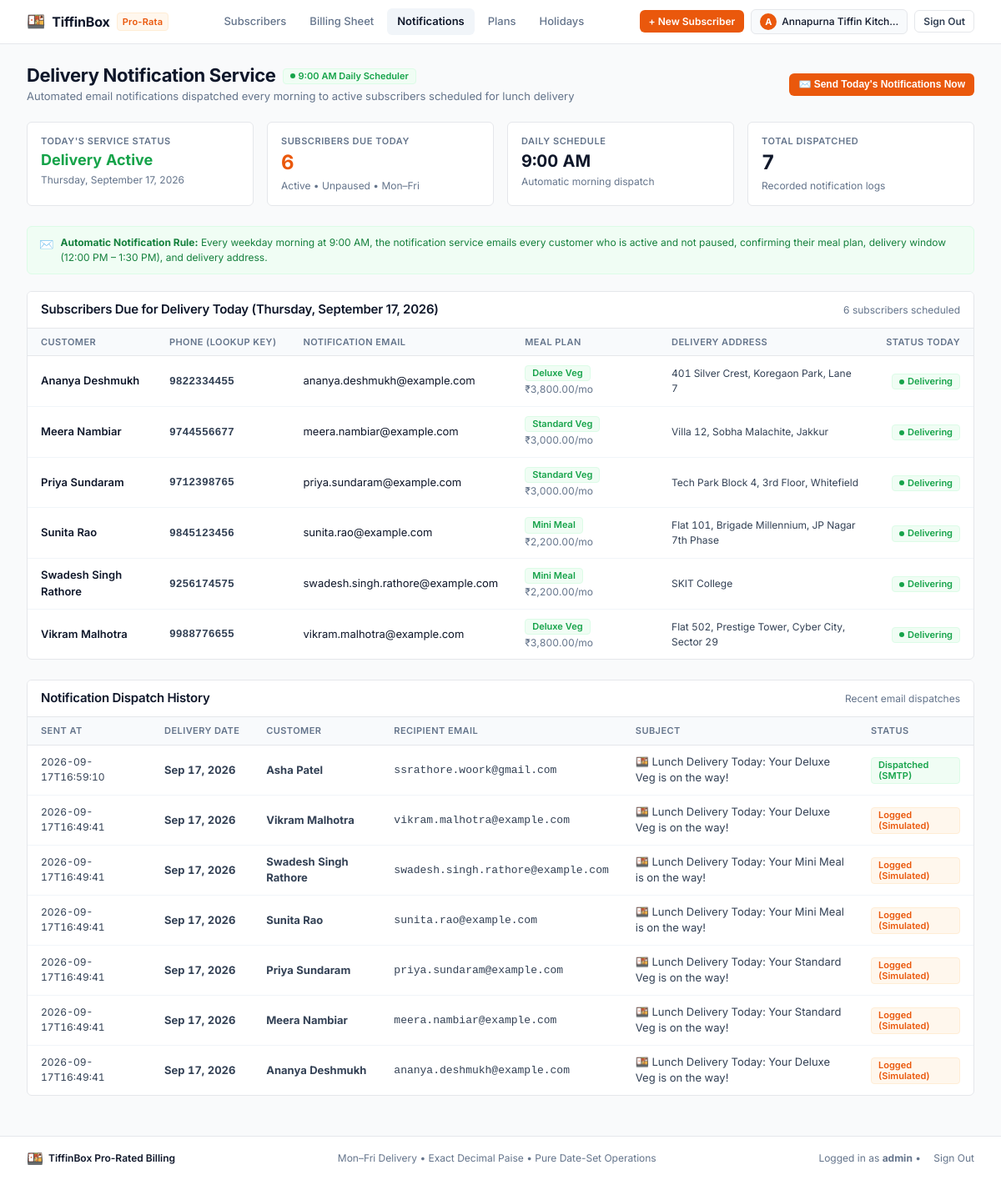
/notifications (signed in), run on the app's committed database.
### tables this page shows
CREATE TABLE owners (          -- business owner accounts
  id INTEGER PRIMARY KEY AUTOINCREMENT,
  username TEXT UNIQUE NOT NULL,
  email TEXT UNIQUE NOT NULL,
  password_hash TEXT NOT NULL,
  business_name TEXT NOT NULL,
  created_at TEXT NOT NULL
);

CREATE TABLE customers (
  id INTEGER PRIMARY KEY AUTOINCREMENT,
  phone TEXT UNIQUE NOT NULL,                -- normalised 10-digit; the lookup key
  name TEXT NOT NULL,
  address TEXT,
  plan_id INTEGER NOT NULL REFERENCES plans(id),
  start_date TEXT NOT NULL,                  -- ISO YYYY-MM-DD
  end_date TEXT,                             -- NULL = ongoing
  created_at TEXT NOT NULL
, email TEXT);

CREATE TABLE plans (
  id INTEGER PRIMARY KEY AUTOINCREMENT,
  code TEXT UNIQUE NOT NULL,
  name TEXT NOT NULL,
  monthly_price_paise INTEGER NOT NULL,      -- money as integer paise, never REAL
  is_active INTEGER NOT NULL DEFAULT 1
);

CREATE TABLE notification_logs (
  id INTEGER PRIMARY KEY AUTOINCREMENT,
  customer_id INTEGER NOT NULL REFERENCES customers(id),
  recipient_email TEXT NOT NULL,
  subject TEXT NOT NULL,
  delivery_date TEXT NOT NULL,
  status TEXT NOT NULL,                      -- 'sent', 'logged', 'failed'
  details TEXT,
  sent_at TEXT NOT NULL
);

### app.py (the view)
    @app.route("/notifications")
    @login_required
    def notifications_view():
        today = date.today()
        is_delivery, reason, eligible_customers = get_customers_due_delivery_today(today)
        logs = get_recent_notification_logs(limit=50)
        scheduler_info = get_scheduler_info()
        return render_template(
            "notifications.html",
            is_delivery_day=is_delivery,
            status_reason=reason,
            eligible_customers=eligible_customers,
            logs=logs,
            today_formatted=today.strftime("%A, %B %d, %Y"),
            scheduler_info=scheduler_info,
        )

### app.py (called while the page is built)
def login_required(f):
    @wraps(f)
    def decorated_function(*args, **kwargs):
        if not session.get("owner_id"):
            flash("Please sign in to access the owner portal.", "warning")
            return redirect(url_for("owner_login", next=request.url))
        return f(*args, **kwargs)
    return decorated_function

### tiffin/billing.py (called while the page is built)
def status_on(customer: Customer, pauses: Iterable[Pause], on_date: date) -> Status:
    if on_date < customer.start_date:
        return Status.NOT_STARTED
    if customer.end_date is not None and on_date > customer.end_date:
        return Status.ENDED
    for p in pauses:
        if p.end_date is None:
            if on_date >= p.start_date:
                return Status.PAUSED
        else:
            if p.start_date <= on_date <= p.end_date:
                return Status.PAUSED
    return Status.ACTIVE

### tiffin/db.py (called while the page is built)
def get_db_path(custom_path: Optional[str] = None) -> str:
    if custom_path:
        return custom_path
    if has_app_context() and current_app and "DATABASE" in current_app.config:
        return current_app.config["DATABASE"]
    return os.path.join(os.getcwd(), DEFAULT_DB_FILENAME)

def get_db(custom_path: Optional[str] = None) -> sqlite3.Connection:
    db_path = get_db_path(custom_path)
    if has_app_context():
        if "_database" not in g:
            conn = sqlite3.connect(db_path)
            conn.row_factory = sqlite3.Row
            conn.execute("PRAGMA foreign_keys = ON;")
            g._database = conn
        return g._database
    conn = sqlite3.connect(db_path)
    conn.row_factory = sqlite3.Row
    conn.execute("PRAGMA foreign_keys = ON;")
    return conn

### tiffin/models.py (called while the page is built)
    @property
    def monthly_price_formatted(self) -> str:
        return f"₹{self.monthly_price_paise / 100:,.2f}"

### tiffin/notifications.py (called while the page is built, shortened)
def is_delivery_weekday(d: date) -> bool:
    return d.weekday() < 5

def get_customers_due_delivery_today(
    on_date: Optional[date] = None,
) -> tuple[bool, str, list[Customer]]:
    check_date = on_date or date.today()
    holidays = get_holiday_dates()
    all_customers = get_customers()
    eligible: list[Customer] = []
    for cust in all_customers:
        pauses = get_pauses_for_customer(cust.id)  # type: ignore
        status = status_on(cust, pauses, check_date)
        if status == Status.ACTIVE:
            eligible.append(cust)
    return (
        True,
        f"Delivery scheduled for {len(eligible)} active subscribers.",
        eligible,
    )

### templates/notifications.html (shortened to what this page needs)
{% extends "base.html" %}
{% block content %}
<div class="page-header">
  <div class="page-title-group">
    <div style="display: flex; align-items: center; gap: 8px; flex-wrap: wrap;">
      <h1>Delivery Notification Service</h1>
      <span class="badge badge-active">
        <span class="badge-dot"></span> 9:00 AM Daily Scheduler
      </span>
    </div>
    <p class="page-subtitle">
      Automated email notifications dispatched every morning to active subscribers scheduled for lunch delivery
    </p>
  </div>
  <div class="page-actions">
    <form action="{{ url_for('send_notifications_today') }}" method="POST" style="display: inline;">
      <button type="submit" class="btn btn-primary btn-sm" onclick="return confirm('Send 9:00 AM delivery notification emails to all subscribers due today?');">
        ✉️ Send Today's Notifications Now
      </button>
    </form>
  </div>
</div>
<div class="stat-grid">
  <div class="stat-card">
    <div class="stat-title">Today's Service Status</div>
    <div class="stat-value" style="font-size: 18px; color: {% if is_delivery_day %}var(--state-success){% else %}var(--state-warning){% endif %};">
      {% if is_delivery_day %}
        Delivery Active
      {% else %}
        No Delivery
      {% endif %}
    </div>
    <div class="stat-meta">{{ today_formatted }}</div>
  </div>
  <div class="stat-card">
    <div class="stat-title">Subscribers Due Today</div>
    <div class="stat-value" style="color: var(--brand-primary);">
      {{ eligible_customers | length }}
    </div>
    <div class="stat-meta">Active &bull; Unpaused &bull; Mon–Fri</div>
  </div>
  <div class="stat-card">
    <div class="stat-title">Daily Schedule</div>
    <div class="stat-value" style="font-size: 20px;">9:00 AM</div>
    <div class="stat-meta">Automatic morning dispatch</div>
  </div>
  <div class="stat-card">
    <div class="stat-title">Total Dispatched</div>
    <div class="stat-value">{{ logs | length }}</div>
    <div class="stat-meta">Recorded notification logs</div>
  </div>
</div>
{% if not is_delivery_day %}
  <div class="alert alert-warning" style="margin-bottom: 20px;">
    <strong>ℹ️ Notice:</strong> {{ status_reason }}
  </div>
{% else %}
  <div class="guarantee-banner" style="margin-top: 0; margin-bottom: 20px;">
    <span style="font-size: 14px;">✉️</span>
    <div>
      <strong>Automatic Notification Rule:</strong> Every weekday morning at 9:00 AM, the notification service emails every customer who is active and not paused, confirming their meal plan, delivery window (12:00 PM &ndash; 1:30 PM), and delivery address.
    </div>
  </div>
{% endif %}
<div class="table-container">
  <div class="table-header-bar">
    <h2 class="table-title">Subscribers Due for Delivery Today ({{ today_formatted }})</h2>
    <span class="table-formula">
      {{ eligible_customers | length }} {{ 'subscriber' if (eligible_customers | length) == 1 else 'subscribers' }} scheduled
    </span>
  </div>
  {% if eligible_customers %}
    <div class="table-responsive">
      <table class="data-table">
        <thead>
          <tr>
            <th>Customer</th>
            <th>Phone (Lookup Key)</th>
            <th>Notification Email</th>
            <th>Meal Plan</th>
            <th>Delivery Address</th>
            <th style="text-align: right;">Status Today</th>
          </tr>
        </thead>
        <tbody>
          {% for c in eligible_customers %}
            <tr>
              <td>
                <a href="{{ url_for('customer_detail', phone=c.phone) }}" class="table-cell-title">
                  {{ c.name }}
                </a>
              </td>
              <td>
                <span style="font-family: monospace; font-weight: 600;">
                  {{ c.phone }}
                </span>
              </td>
              <td>
                <span style="color: var(--text-primary); font-size: 13px;">
                  {{ c.email or (c.name.lower().replace(' ', '.') ~ '@example.com') }}
                </span>
              </td>
              <td>
                <span class="badge badge-active">{{ c.plan.name if c.plan else 'Standard Veg' }}</span>
                <span class="table-cell-sub">{{ c.plan.monthly_price_formatted if c.plan else '' }}/mo</span>
              </td>
              <td class="table-cell-sub">
                {{ c.address or 'Standard Delivery Location' }}
              </td>
              <td style="text-align: right;">
                <span class="badge badge-active">
                  <span class="badge-dot"></span> Delivering
                </span>
              </td>
            </tr>
          {% endfor %}
        </tbody>
      </table>
    </div>
  {% else %}
    <div style="text-align: center; color: var(--text-muted); padding: 32px 16px; font-size: 13px;">
      No subscribers are scheduled for delivery today. Either it is a weekend/holiday, or all subscribers are currently paused.
    </div>
  {% endif %}
</div>
<div class="table-container">
  <div class="table-header-bar">
    <h2 class="table-title">Notification Dispatch History</h2>
    <span class="table-formula">Recent email dispatches</span>
  </div>
  {% if logs %}
    <div class="table-responsive">
      <table class="data-table">
        <thead>
          <tr>
            <th>Sent At</th>
            <th>Delivery Date</th>
            <th>Customer</th>
            <th>Recipient Email</th>
            <th>Subject</th>
            <th>Status</th>
          </tr>
        </thead>
        <tbody>
          {% for log in logs %}
            <tr>
              <td class="table-cell-sub">{{ log.sent_at[:19] if log.sent_at else '—' }}</td>
              <td><strong>{{ log.delivery_date.strftime('%b %d, %Y') }}</strong></td>
              <td><strong>{{ log.customer_name or 'Subscriber' }}</strong></td>
              <td><code>{{ log.recipient_email }}</code></td>
              <td>{{ log.subject }}</td>
              <td>
                {% if log.status == 'sent' %}
                  <span class="badge badge-active">Dispatched (SMTP)</span>
                {% elif log.status == 'logged' %}
                  <span class="badge badge-live">Logged (Simulated)</span>
                {% else %}
                  <span class="badge badge-ended">Failed</span>
                {% endif %}
              </td>
            </tr>
          {% endfor %}
        </tbody>
      </table>
    </div>
  {% else %}
    <div style="text-align: center; color: var(--text-muted); padding: 32px 16px; font-size: 13px;">
      No notification dispatch history yet. Click <strong>"Send Today's Notifications Now"</strong> above to dispatch the first batch!
    </div>
  {% endif %}
</div>
{% endblock %}

### templates/base.html (shortened to what this page needs)
<!DOCTYPE html>
<html lang="en">
<head>
  <link rel="stylesheet" href="{{ url_for('static', filename='style.css') }}">
</head>
<body>
  <header class="navbar">
    <div class="nav-container">
      <a href="{{ url_for('customer_portal') if current_customer else (url_for('customers_roster') if current_owner else url_for('landing_page')) }}" class="brand">
        <span class="brand-icon">🍱</span>
        <span class="brand-name">TiffinBox</span>
        <span class="brand-tag">Pro-Rata</span>
      </a>
      <nav>
        <ul class="nav-links">
          {% if current_customer %}
            <li>
              <a href="{{ url_for('customer_portal') }}" class="nav-link {% if request.endpoint == 'customer_portal' %}active{% endif %}">
                My Tiffin Portal
              </a>
            </li>
          {% elif current_owner %}
            <li>
              <a href="{{ url_for('customers_roster') }}" class="nav-link {% if request.endpoint in ['customers_roster', 'customer_detail'] %}active{% endif %}">
                Subscribers
              </a>
            </li>
            <li>
              <a href="{{ url_for('billing_sheet') }}" class="nav-link {% if request.endpoint == 'billing_sheet' %}active{% endif %}">
                Billing Sheet
              </a>
            </li>
            <li>
              <a href="{{ url_for('notifications_view') }}" class="nav-link {% if request.endpoint == 'notifications_view' %}active{% endif %}">
                Notifications
              </a>
            </li>
          {% endif %}
          <li>
            <a href="{{ url_for('plans_view') }}" class="nav-link {% if request.endpoint == 'plans_view' %}active{% endif %}">
              Plans
            </a>
          </li>
          <li>
            <a href="{{ url_for('holidays_view') }}" class="nav-link {% if request.endpoint == 'holidays_view' %}active{% endif %}">
              Holidays
            </a>
          </li>
        </ul>
      </nav>
      <div class="nav-actions">
        {% if current_owner %}
          <a href="{{ url_for('subscribe_customer') }}" class="btn btn-primary btn-sm">
            + New Subscriber
          </a>
          <div class="owner-badge" title="Logged in as {{ current_owner.username }}">
            <span class="owner-avatar">{{ current_owner.business_name[:1] | upper }}</span>
            <span class="owner-name">
              {{ current_owner.business_name }}
            </span>
          </div>
          <a href="{{ url_for('owner_logout') }}" class="btn btn-secondary btn-sm" title="Sign out">
            Sign Out
          </a>
        {% endif %}
      </div>
    </div>
  </header>
  <main class="main-content">
    {% block content %}{% endblock %}
  </main>
  <footer class="footer">
    <div class="footer-container">
      <div class="footer-brand">
        <span style="font-size: 1rem;">🍱</span>
        <span>TiffinBox Pro-Rated Billing</span>
      </div>
      <p class="footer-meta">
        Mon–Fri Delivery &bull; Exact Decimal Paise &bull; Pure Date-Set Operations
      </p>
      <div class="footer-links">
        {% if current_customer %}
          <span style="color: var(--text-muted);">Customer: <strong>{{ current_customer.name }}</strong> ({{ current_customer.phone }}) &bull;</span>
          <a href="{{ url_for('customer_portal') }}">My Portal</a>
          <a href="{{ url_for('customer_logout') }}">Sign Out</a>
        {% elif current_owner %}
          <span style="color: var(--text-muted);">Logged in as <strong>{{ current_owner.username }}</strong> &bull;</span>
          <a href="{{ url_for('owner_logout') }}">Sign Out</a>
        {% else %}
          <a href="{{ url_for('customer_login') }}">Customer Portal</a>
          <a href="{{ url_for('owner_login') }}">Kitchen Owner Login</a>
          <a href="{{ url_for('owner_signup') }}">Sign Up</a>
        {% endif %}
      </div>
    </div>
  </footer>
</body>
</html>

### data on the page
owners: business_name "A", business_name "Annapurna Tiffin Kitch…", username "admin"
customers: name "Ananya Deshmukh", phone "9822334455", email "ananya.deshmukh@example.com", plan "Deluxe Veg", plan "₹3,800.00", address "401 Silver Crest, Koregaon Park, Lane 7"
customers: name "Meera Nambiar", phone "9744556677", email "meera.nambiar@example.com", plan "Standard Veg", plan "₹3,000.00", address "Villa 12, Sobha Malachite, Jakkur"
customers: name "Priya Sundaram", phone "9712398765", email "priya.sundaram@example.com", plan "Standard Veg", plan "₹3,000.00", address "Tech Park Block 4, 3rd Floor, Whitefield"
customers: name "Sunita Rao", phone "9845123456", email "sunita.rao@example.com", plan "Mini Meal", plan "₹2,200.00", address "Flat 101, Brigade Millennium, JP Nagar 7th Phase"
customers: name "Swadesh Singh Rathore", phone "9256174575", email "swadesh.singh.rathore@example.com", plan "Mini Meal", plan "₹2,200.00", address "SKIT College"
customers: name "Vikram Malhotra", phone "9988776655", email "vikram.malhotra@example.com", plan "Deluxe Veg", plan "₹3,800.00", address "Flat 502, Prestige Tower, Cyber City, Sector 29"
notification_logs: sent_at "2026-09-17T16:59:10", delivery_date "Sep 17, 2026", name "Asha Patel", recipient_email "ssrathore.woork@gmail.com", subject "🍱 Lunch Delivery Today: Your Deluxe Veg is on the way!", status "Dispatched (SMTP)"
notification_logs: sent_at "2026-09-17T16:49:41", delivery_date "Sep 17, 2026", name "Vikram Malhotra", recipient_email "vikram.malhotra@example.com", subject "🍱 Lunch Delivery Today: Your Deluxe Veg is on the way!", status "Logged (Simulated)"
notification_logs: sent_at "2026-09-17T16:49:41", delivery_date "Sep 17, 2026", name "Swadesh Singh Rathore", recipient_email "swadesh.singh.rathore@example.com", subject "🍱 Lunch Delivery Today: Your Mini Meal is on the way!", status "Logged (Simulated)"
notification_logs: sent_at "2026-09-17T16:49:41", delivery_date "Sep 17, 2026", name "Sunita Rao", recipient_email "sunita.rao@example.com", subject "🍱 Lunch Delivery Today: Your Mini Meal is on the way!", status "Logged (Simulated)"
notification_logs: sent_at "2026-09-17T16:49:41", delivery_date "Sep 17, 2026", name "Priya Sundaram", recipient_email "priya.sundaram@example.com", subject "🍱 Lunch Delivery Today: Your Standard Veg is on the way!", status "Logged (Simulated)"
notification_logs: sent_at "2026-09-17T16:49:41", delivery_date "Sep 17, 2026", name "Meera Nambiar", recipient_email "meera.nambiar@example.com", subject "🍱 Lunch Delivery Today: Your Standard Veg is on the way!", status "Logged (Simulated)"
notification_logs: sent_at "2026-09-17T16:49:41", delivery_date "Sep 17, 2026", name "Ananya Deshmukh", recipient_email "ananya.deshmukh@example.com", subject "🍱 Lunch Delivery Today: Your Deluxe Veg is on the way!", status "Logged (Simulated)"

### other printed values
{{ eligible_customers | length }} "6"
{{ logs | length }} "7"
{{ 'subscriber' if (eligible_customers | length) == 1 else 'subscribers' }} "subscribers"
